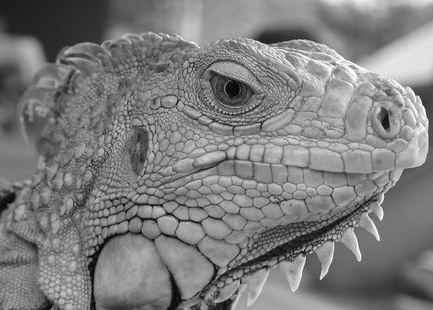
#> input picture edgedetection/iguana.png, 433 x 310 px
$ python exercise1.py
#> lines starting #> are read from the running program, lines starting #| are printed output that depends on the picture; after the words box and inside, x2 and y2 are one past the last pixel; in counts of white or black regions, pixels touching at a corner belong together
from skimage import io
import numpy as np
import matplotlib.pyplot as plt
from time import time
import cv2
# Make matplotlib figures appear inline in the
# notebook rather than in a new window

plt.rcParams['figure.figsize'] = (10.0, 8.0) # set default size of plots
plt.rcParams['image.interpolation'] = 'nearest'
plt.rcParams['image.cmap'] = 'gray'

def display(img, title=None):
    # Show image
    plt.figure(figsize = (5,5))
    plt.imshow(img)
    plt.title(title)
    plt.axis('off')
    plt.show()
filter = np.array(
[
    [1,0,-1]
])

image = cv2.imread('iguana.png')
#> image is the input picture: shape (310, 433, 3); mean B, G, R 125.4, 125.4, 125.4
result = cv2.filter2D(image, -1, filter)
display(result, title="orginal filtered image")

'''# Exercise 1
Let's try and address some of the problems that we found in lecture.

1. The image is dark, and it's hard to tell where the edges are that we found. How can we improve on this? Can we do this in a single filter?
2. The algorithm finds lots of edges, but we don't care about the dim pixels, since they're least likely to be edges. Could we filter out these pixels? Put another way, could we keep just the bright pixels?
3. We used a horizontal derivative filter. Create and run a vertical derivative filter. Should it look similar? Does it? Find an image where the horizontal and vertical derivative filters produce very different output.
4. How does the derivative filter respond to noise? Load and run the filter on the noisy_einstein image. Can you improve on this result?
'''

#1
filter2 = np.array(
[
    [0,0,0],
    [0,3,0],
    [0,0,0],
])
result = cv2.filter2D(result, -1, filter2)
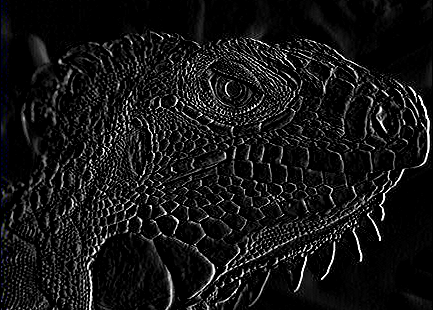
#> result: shape (310, 433, 3); mean B, G, R 21.4, 21.2, 21.2
display(result, title="Brightened Image")


#2
#print(result)
result[result < 100] = 0 #inline suggustion after attempting loops but further reading https://www.programiz.com/python-programming/numpy/boolean-indexing
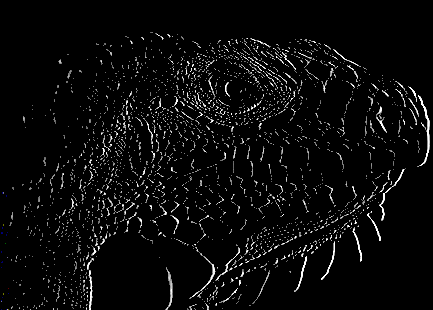
#> result: shape (310, 433, 3); mean B, G, R 10.8, 10.8, 10.8
display(result, title="Filtered Bright Pixels")

#3
filter3 = np.array(
[
    [0,1,0],
    [0,0,0],
    [0,-1,0]
])
vert = cv2.filter2D(image, -1, filter3)
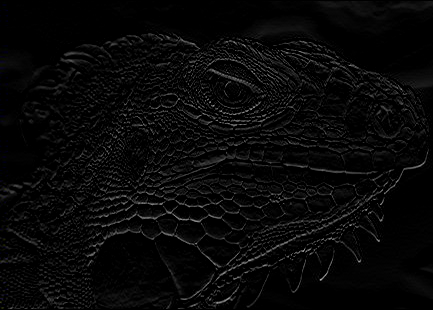
#> vert: shape (310, 433, 3); mean B, G, R 8.3, 8.2, 8.2
vert = cv2.filter2D(vert, -1, filter2)
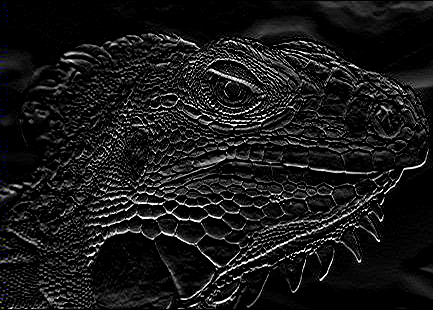
#> vert: shape (310, 433, 3); mean B, G, R 24.5, 24.4, 24.4

display(vert, title="Vertical Filtered Image")
horz = cv2.filter2D(image, -1, filter)
horz = cv2.filter2D(horz, -1, filter2)
display(horz, title="Horizontal Filtered Image brighted")
#The vertical filter picked up more "horizontal" edges, while the vertical picked up "horiziontal" edges (see markedup.png)

#4 it picks up a lot of the noise
noisy = cv2.imread('noisy_einstein.png')
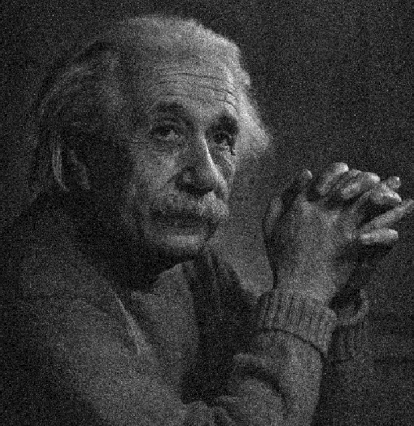
#> input picture edgedetection/noisy_einstein.png, 414 x 426 px
#> noisy is the input picture: shape (426, 414, 3); mean B, G, R 52.1, 52.1, 52.1
'''
blur_filter = np.array([
    [1.0,2.0,1.0],
    [2.0,4.0,2.0],
    [1.0,2.0,1.0]])/16.0
noisy = cv2.filter2D(noisy, -1, blur_filter)
display(noisy, title="Noisy Image")
noisy = cv2.filter2D(noisy, -1, filter)
display(noisy, title="Noisy Image")
noisy = cv2.filter2D(noisy, -1, filter2)
display(noisy, title="Noisy Image")
noisy[noisy < 100] = 0

display(noisy, title="Noisy Image")
'''
display(noisy, title="Noisy Image")
noisy_edit = cv2.filter2D(noisy, -1, filter)
display(noisy_edit)
#horiziontal edge
#just a edge detected image, picking up a lot of the noise
blur = np.array([
    [1,1,1],
    [1,1,1],
    [1,1,1]])/9.0

#apply blur
noisy_edit = noisy.copy()
noisy_edit = cv2.GaussianBlur(noisy, (5, 5), 1.5)
display(noisy_edit)
#show noisy blurred
noisy_edit = cv2.filter2D(noisy_edit, -1, filter)
#apply edge
noisy_edit = cv2.filter2D(noisy_edit, -1, filter2)
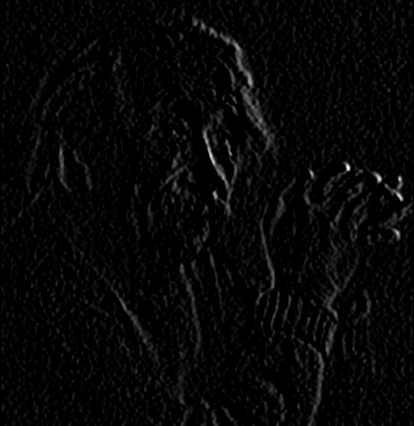
#> noisy_edit: shape (426, 414, 3); mean B, G, R 6.7, 6.7, 6.7
#brigten
noisy_edit[noisy_edit < 50] = 0
#remove dark pixels
display(noisy_edit)


#claude test -- claude made this up cuz i was wondering why iw asnt getting the results i wanted but its not working well tbh
#it said that combining the horizontal and vertical edges would help

#i fixed it
#my number for thresholding was too high but now claude and me get similar results !
#maybe vertical and horizitonal combined isnt super necessary
horz_edges = cv2.filter2D(noisy_edit, -1, filter)

# Vertical derivative (detects horizontal edges)
vert_edges = cv2.filter2D(noisy_edit, -1, filter3)


combined = np.sqrt(horz_edges.astype(float)**2 + vert_edges.astype(float)**2)
combined = np.clip(combined, 0, 255).astype(np.uint8)

display(combined, title="Combined Edges")

# Brighten and threshold
combined = cv2.filter2D(combined, -1, filter2)
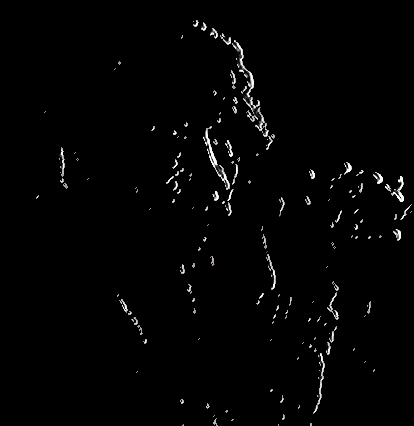
#> combined: shape (426, 414, 3); mean B, G, R 3.6, 3.6, 3.6
combined[combined < 50] = 0
#> combined: shape (426, 414, 3); 0.31% of pixels changed, all inside (x1, y1, x2, y2) = (59, 20, 407, 418)
display(combined, title="Final Result")
